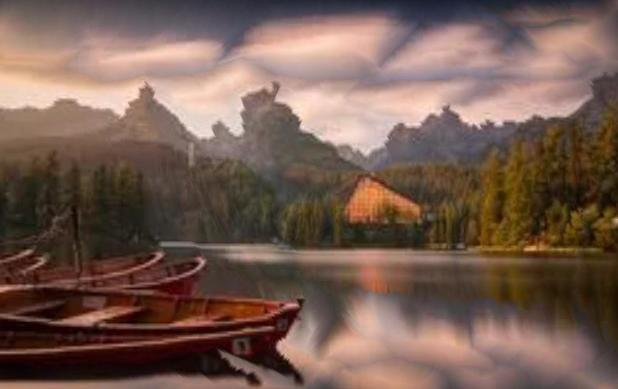
#> input picture hw7/-1'.jpg, 618 x 389 px
$ python test4.py
#> lines starting #> are read from the running program, lines starting #| are printed output that depends on the picture
import numpy as np
import matplotlib.pyplot as plt
import skimage.io
import skimage.color
import skimage.util
#import imageio
#from skimage import color, io, util
#from time import time


def energy_function(image):
    gray_image = skimage.color.rgb2gray(image)
    gradient = np.gradient(gray_image)
    return np.absolute(gradient[0]) + np.absolute(gradient[1])


def compute_cost(image, energy, axis=1):
    energy = energy.copy()

    if axis == 0:
        energy = np.transpose(energy, (1, 0))

    H, W = energy.shape

    cost = np.zeros((H, W))
    paths = np.zeros((H, W), dtype=np.int64)

    # Initialization
    cost[0] = energy[0]
    paths[0] = 0

    for row in range(1, H):
        l = np.insert(cost[row - 1, 0:W - 1], 0, 1e10, axis=0)
        m = cost[row - 1, :]
        r = np.insert(cost[row - 1, 1:W], W - 1, 1e10, axis=0)
        upchoices = np.concatenate((l, m, r), axis=0).reshape(3, -1)

        # M(i, j) = e(i, j) + min(M(i -1 , j - 1), M(i - 1, j), M(i - 1, j + 1))
        cost[row] = energy[row] + np.min(upchoices, axis=0)

        # left = -1
        # middle = 0
        # right = 1
        paths[row] = np.argmin(upchoices, axis=0) - 1

    if axis == 0:
        cost = np.transpose(cost, (1, 0))
        paths = np.transpose(paths, (1, 0))

    return cost, paths


def backtrack_seam(paths, end):
    H, W = paths.shape
    seam = - np.ones(H, dtype=np.int64)

    seam[H - 1] = end

    for h in range(H - 1, 0, -1):
        seam[h - 1] = seam[h] + paths[h, end]
        end += paths[h, end]

    return seam


def remove_seam(image, seam):
    if len(image.shape) == 2:
        image = np.expand_dims(image, axis=2)

    H, W, C = image.shape

    mask = np.ones_like(image, bool)
    for h in range(H):
        mask[h, seam[h]] = False
    out = image[mask].reshape(H, W - 1, C)
    out = np.squeeze(out)

    return out


def reduce(image, size, axis=1, efunc=energy_function, cfunc=compute_cost):
    out = np.copy(image)
    if axis == 0:
        out = np.transpose(out, (1, 0, 2))

    while out.shape[1] > size:
        energy = efunc(out)
        costs, paths = cfunc(out, energy)
        end = np.argmin(costs[-1])
        seam = backtrack_seam(paths, end)
        out = remove_seam(out, seam)

    if axis == 0:
        out = np.transpose(out, (1, 0, 2))

    return out


def find_seams(image, k, axis=1, efunc=energy_function, cfunc=compute_cost):
    image = np.copy(image)
    if axis == 0:
        image = np.transpose(image, (1, 0, 2))

    H, W, C = image.shape
    indices = np.tile(range(W), (H, 1))
    seams = np.zeros((H, W), dtype=int)

    for i in range(k):
        # Get the current optimal seam
        energy = efunc(image)
        cost, paths = cfunc(image, energy)
        end = np.argmin(cost[H - 1])
        seam = backtrack_seam(paths, end)

        # Remove that seam from the image
        image = remove_seam(image, seam)

        # Store the new seam with value i+1 in the image
        seams[np.arange(H), indices[np.arange(H), seam]] = i + 1

        # Remove the indices used by the seam, so that `indices` keep the same shape as `image`
        indices = remove_seam(indices, seam)

    if axis == 0:
        seams = np.transpose(seams, (1, 0))

    return seams


s = input("infile: ")
#> the answer given: -1'.jpg
t = s[0:-4]+"_seamed"+'.jpg'
#func=input("func: ")
# rate=input("scaling")
pic = skimage.io.imread(s)
#> pic is the input picture: shape (389, 618, 3); mean R, G, B 117.7, 92.7, 81.4
pic = skimage.util.img_as_float(pic)
plt.subplot(1, 2, 1)
plt.imshow(pic)
out = reduce(pic, pic.shape[1]/2)
#> the loop in reduce, `while out.shape[1] > size:` made 309 passes
#> end on passes 1 to 3: 617, 596, 596
#> pass 1, in energy_function, `gray_image = skimage.color.rgb2gray(image)`:
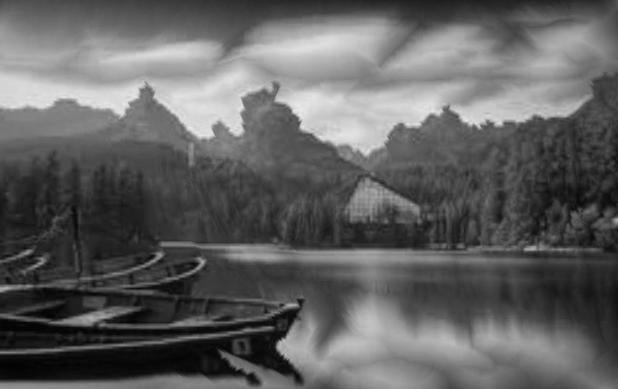
#> gray_image: shape (389, 618) float64; min 0.01, max 0.923, mean 0.381
#> after the loop in reduce, `while out.shape[1] > size:`:
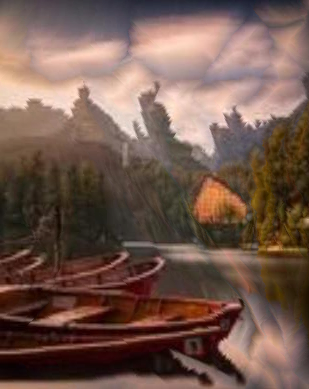
#> out: shape (389, 309, 3) float64; mean R, G, B 0.45, 0.347, 0.305
out = np.rot90(out, 1, (0, 1))
#> out: shape (309, 389, 3) float64
out1 = reduce(out, out.shape[1]/2)
#> call 2 of reduce, with size = 194.5, axis = 1
#> the loop in reduce (call 2), `while out.shape[1] > size:` made 195 passes
#> end on passes 1 to 3: 18, 49, 362
#> pass 1, in energy_function (call 310), `gray_image = skimage.color.rgb2gray(image)`:
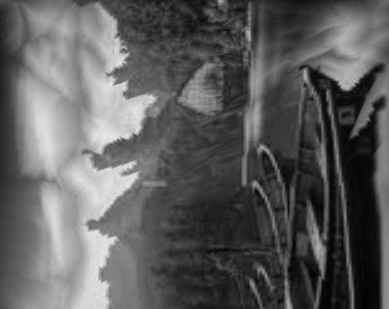
#> gray_image: shape (309, 389) float64; min 0.01, max 0.923, mean 0.366
#> pass 1, in reduce (call 2), `costs, paths = cfunc(out, energy)`:
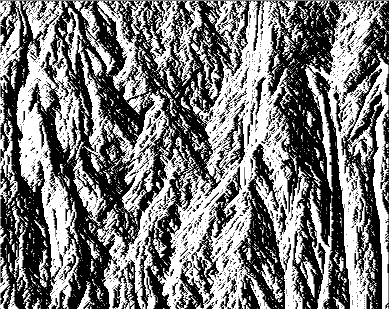
#> paths: shape (309, 389) int64; min -1, max 1, mean -0.0369; drawn with min black and max white
#> after the loop in reduce (call 2), `while out.shape[1] > size:`:
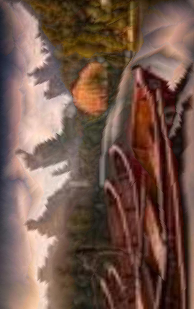
#> out: shape (309, 194, 3) float64; mean R, G, B 0.451, 0.339, 0.292
#> after the loop in reduce (call 2), `while out.shape[1] > size:`:
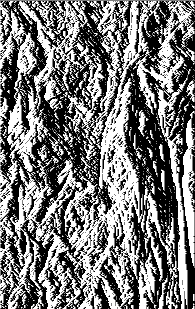
#> paths: shape (309, 195) int64; min -1, max 1, mean -0.0408; drawn with min black and max white
out1 = np.rot90(out1, 3, (0, 1))
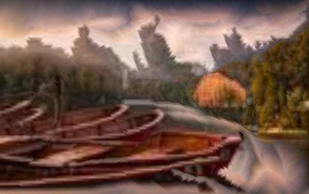
#> out1: shape (194, 309, 3) float64; mean R, G, B 0.451, 0.339, 0.292
plt.subplot(1, 2, 2)
plt.imshow(out1)
plt.show()
#> (the run stopped early here; a loop or call above may not have finished)
